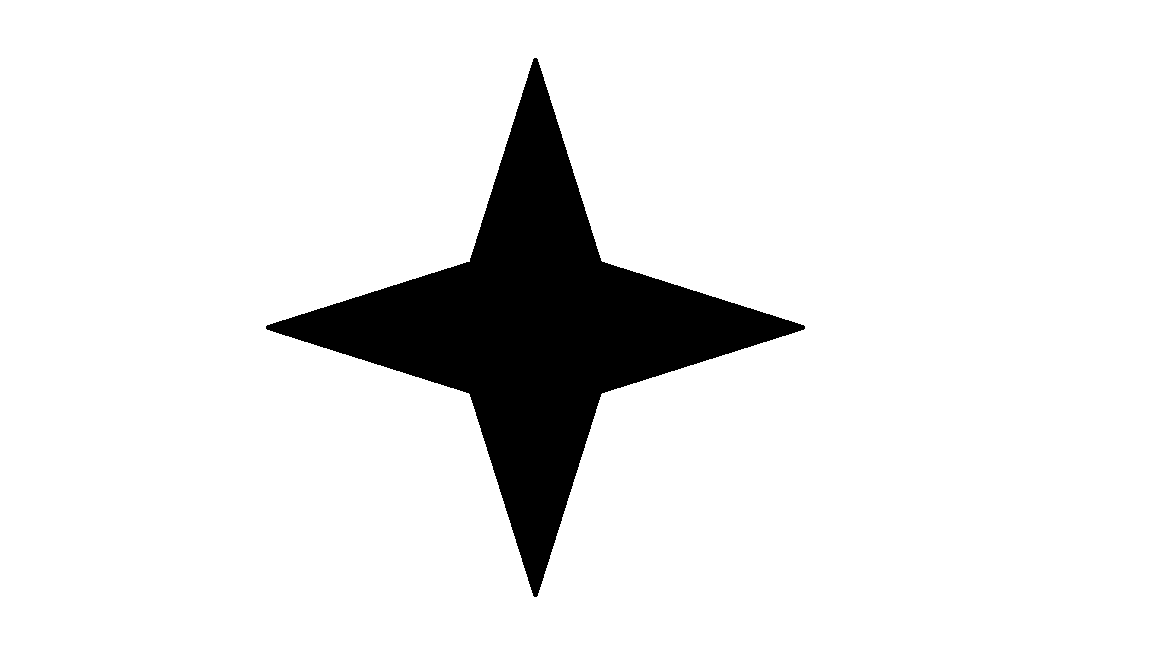
#> input picture lab-13/test.png, 1152 x 648 px, given in place of test.jpg, which was not available
$ python Lab04-Gray2Binary_global.py
#> lines starting #> are read from the running program, lines starting #| are printed output that depends on the picture; after the words box and inside, x2 and y2 are one past the last pixel; in counts of white or black regions, pixels touching at a corner belong together; pictures that were not available may be replaced by others from this repository, and a replacement may not be noted
#> in main, source_img is the input picture: shape (648, 1152, 3); 90.3% white; 1 black region, box (x1, y1, x2, y2) and area: (266, 58, 805, 597) 72664
import cv2 as cv
import numpy as np
import sys
from matplotlib import pyplot as plt

# Global Variable
threshold_value = 180

source_img = np.zeros((10,10,3), dtype=np.uint8)
adjusted_img = np.zeros((10,10,3), dtype=np.uint8)
hist_img = np.zeros((10,10,3), dtype=np.uint8)

def handler_adjustThreshold(x):
#> called with x = 0
    global threshold_value
    global source_img,adjusted_img,hist_img
    threshold_value = cv.getTrackbarPos('threshold','Binary')
    print(f"Threshold Value = {threshold_value}")

    _, adjusted_img = cv.threshold(source_img, threshold_value, 255, cv.THRESH_BINARY) # -----------------------------
    #ปรับค่าภาพขาวดำโดยยึดตัวแปร threshold_value เป็นหลักทั้งภาพ หากค่าสีใน pixelใดเกิน threshold_value จะกลายเป็นสีขาว
    #น้อยกว่าก็จะเป็นสีดำ

    # Update histogram
    histSize = 256
    histRange = (0, 256) # the upper boundary is exclusive
    accumulate = False
    gray_hist = cv.calcHist(source_img, [0], None, [histSize], histRange, accumulate=accumulate) # -----------------------------
#> gray_hist = 256 values from 0 to 1152
    hist_w = 512
    hist_h = 400
    bin_w = int(round( hist_w/histSize ))
    hist_img = np.zeros((hist_h, hist_w, 3), dtype=np.uint8)
    cv.normalize(gray_hist, gray_hist, alpha=0, beta=hist_h, norm_type=cv.NORM_MINMAX)
    for i in range(1, histSize):
        cv.line(hist_img, ( bin_w*(i-1), hist_h - int(gray_hist[i-1]) ),
                ( bin_w*(i), hist_h - int(gray_hist[i]) ),
                ( 255, 0, 0), thickness=2)
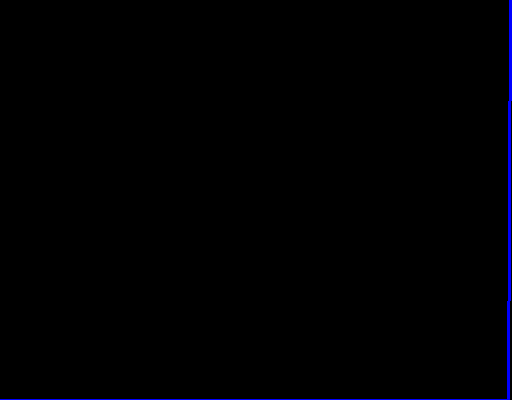
#> hist_img: shape (400, 512, 3); mean of channels 0, 1, 2 2.1, 0, 0; drawn as B, G, R
    cv.line(hist_img,(threshold_value*2,0),(threshold_value*2,hist_h-1),(255,255,255),3)
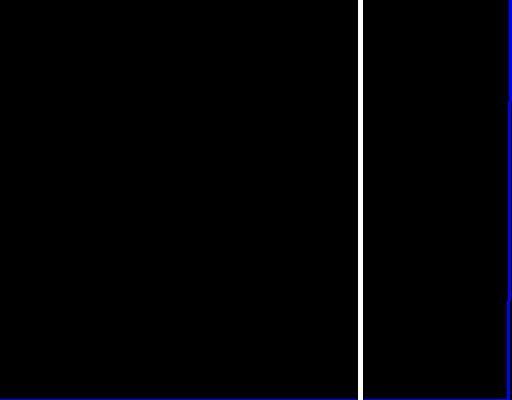
#> hist_img: shape (400, 512, 3); 0.98% of pixels changed, all inside (x1, y1, x2, y2) = (358, 0, 363, 400); drawn as B, G, R

def main():
    global threshold_value
    global source_img,adjusted_img,hist_img

    if(len(sys.argv)>=2):
        source_img = cv.imread(str(sys.argv[1]))
    else :
        source_img = cv.imread("./test.jpg", 1)

    source_img = cv.cvtColor(source_img,cv.COLOR_BGR2GRAY) # convert to GrayScale

    #named windows
    cv.namedWindow("Original", cv.WINDOW_NORMAL)
    cv.namedWindow("Binary", cv.WINDOW_NORMAL)
    cv.namedWindow("Histogram", cv.WINDOW_NORMAL)

    #create trackbar
    cv.createTrackbar('threshold', 'Binary', threshold_value, 255, handler_adjustThreshold)


    adjusted_img  = source_img.copy()
    handler_adjustThreshold(0);
    while(True):
        cv.imshow("Original",source_img)
        cv.imshow("Binary",adjusted_img)
        cv.imshow("Histogram",hist_img)
        key = cv.waitKey(100)
#> (key Esc is pressed here)
        if(key==27): #ESC = Exit Program
            break

    cv.destroyAllWindows()

if __name__ == "__main__":
    main()

$ run again, with lab-13/Code.PNG copied over lab-13/test.png
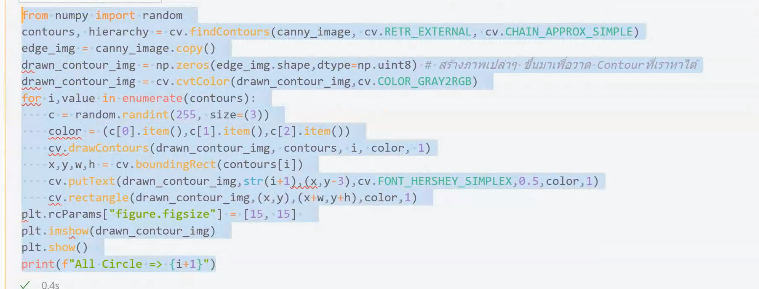
#> input picture lab-13/Code.PNG, 759 x 289 px, given in place of test.jpg, which was not available
#> in main, source_img is the input picture: shape (289, 759, 3); mean B, G, R 237.1, 230.8, 223.5
#> source_img: shape (289, 759)
#> in handler_adjustThreshold, `_, adjusted_img = cv.threshold(source_img, threshold_value, 255, cv.TH..`:
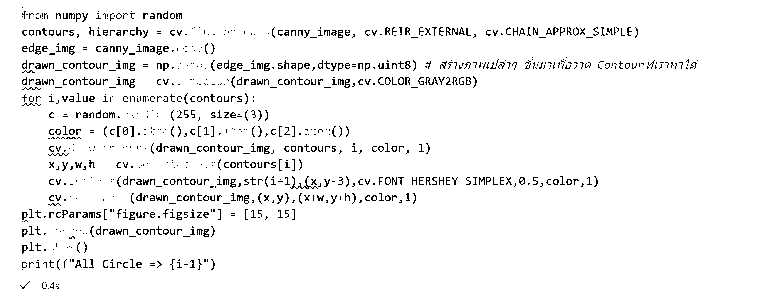
#> adjusted_img: shape (289, 759); 95.4% white; black in thin lines or dots, all inside (x1, y1, x2, y2) = (20, 7, 698, 289)
#> gray_hist = 256 values, max 466 at index 245, min 0 at index 0, mean 2.96
#> in handler_adjustThreshold, `cv.line(hist_img,(threshold_value*2,0),(threshold_value*2,hist_h-1),(2..`:
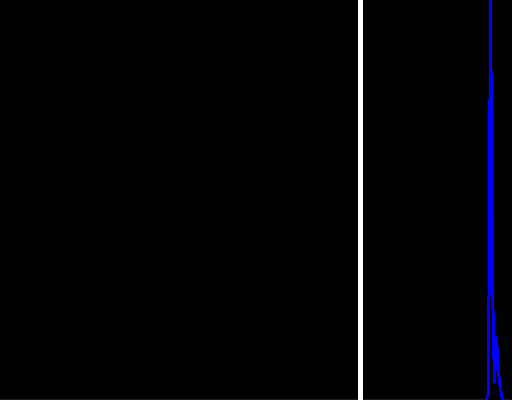
#> hist_img: shape (400, 512, 3); mean of channels 0, 1, 2 5.8, 2.5, 2.5; drawn as B, G, R
